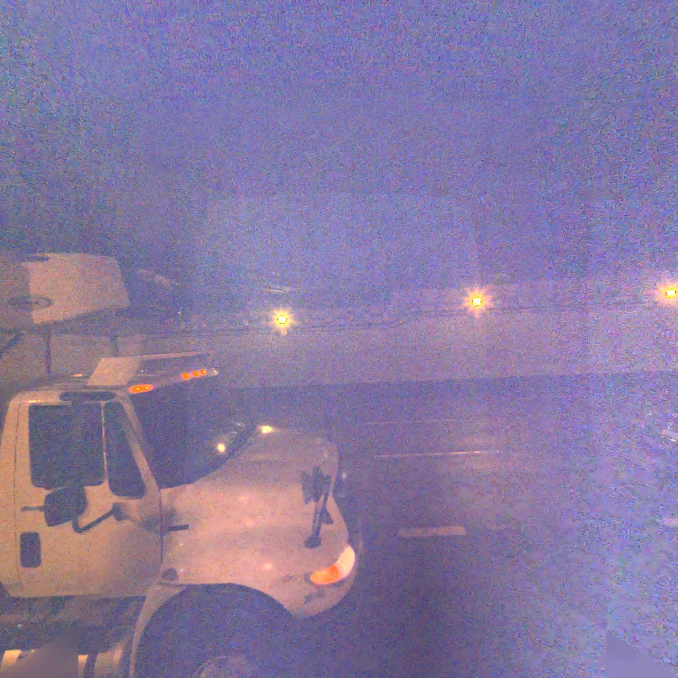
#> input picture HW1/hey/393408606.jpg, 2032 x 2032 px, given as the content of the folder cam_3, which was not available (shown at 1/3 size)
$ python smudges.py   (Python 2 division)   (older library calls are emulated)
#> lines starting #> are read from the running program, lines starting #| are printed output that depends on the picture; after the words box and inside, x2 and y2 are one past the last pixel; in counts of white or black regions, pixels touching at a corner belong together; long printed decimals are rounded; pictures that were not available may be replaced by others from this repository, and a replacement may not be noted
#!/usr/bin/python


image_split = 4
import cv2
from pathlib import Path
import glob
import numpy as np

path=Path(".")

path=path.glob("cam_3/*.jpg")

images=[]
finalarray=[]
backSub1 = cv2.createBackgroundSubtractorMOG2()
backSub2 = cv2.createBackgroundSubtractorKNN()
backSub3 = cv2.bgsegm.createBackgroundSubtractorMOG()
# path=Path(".")
# files=(path.glob(("hey/*.jpg")).sort()
# print(files)

filenames = glob.glob("cam_3/*.jpg")
filenames.sort()

#images = [cv2.imread(img) for img in filenames]
# for img in images:
#     print img

for imagepath in filenames:
		img=cv2.imread(str(imagepath))
#> img is the input picture: shape (2032, 2032, 3); mean B, G, R 161.1, 121.4, 135.8
		print(imagepath)
		#img=cv2.cvtColor(img,cv2.COLOR_BGR2GRAY)
		img=cv2.resize(img,(400,400))
#> img: shape (400, 400, 3)
		images.append(img)

for i in images:
	img_yuv = cv2.cvtColor(i, cv2.COLOR_BGR2YUV)

# equalize the histogram of the Y channel
	img_yuv[:,:,0] = cv2.equalizeHist(img_yuv[:,:,0])

# convert the YUV image back to RGB format
	img_output = cv2.cvtColor(img_yuv, cv2.COLOR_YUV2BGR)
	img_output = cv2.cvtColor(img_output,cv2.COLOR_BGR2GRAY)

	median = cv2.medianBlur(img_output,3)
	height, width, channels = img.shape
	median1 = img_output[:width/2,:height/2]
	median2 = img_output[:width/2,height/2:]
	median3 = img_output[width/2:,:height/2]
	median4 = img_output[width/2:,height/2:]

	mean1 = (median[:width/2,:height/2]).mean()
	mean2 = (median[:width/2,height/2:]).mean()
	mean3 = (median[width/2:,:height/2]).mean()
	mean4 = (median[width/2:,height/2:]).mean()
	print(mean1)

	ret1,thresh1 = cv2.threshold(median1,mean1-(mean1/4),255,cv2.THRESH_BINARY)
	ret2,thresh2 = cv2.threshold(median2,mean2-(mean2/4),255,cv2.THRESH_BINARY)
	ret3,thresh3 = cv2.threshold(median3,mean3-(mean3/4),255,cv2.THRESH_BINARY)
	ret4,thresh4 = cv2.threshold(median4,mean4-(mean4/4),255,cv2.THRESH_BINARY)
	# [4 lines of commented-out code are left out]
	final1 = np.concatenate((thresh1, thresh2), axis=1)
	final2 = np.concatenate((thresh3, thresh4), axis=1)
	final = np.concatenate((final1, final2), axis=0)
	final = cv2.medianBlur(final,5)
	finalarray.append(final)
#> this loop made 1 pass
#> (height, width, channels, mean1, mean2, mean3, mean4, ret1) on pass 1: (400, 400, 3, 130.7, 140.2, 117.3, 131, 98)
#| 130.719
#> pass 1, `median = cv2.medianBlur(img_output,3)`:
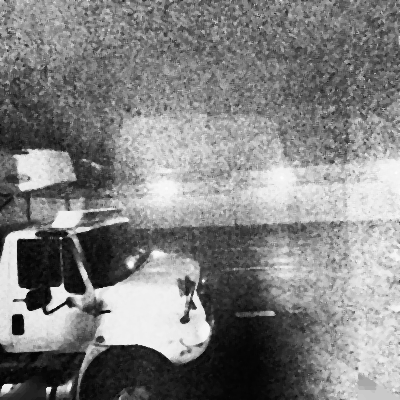
#> median: shape (400, 400); min 3, max 253, mean 129.8
#> after the loop: img_yuv: shape (400, 400, 3); mean of channels 0, 1, 2 129.5, 143.2, 132.9
#> after the loop:
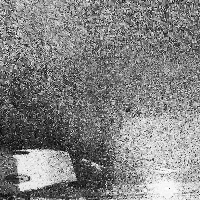
#> median1: shape (200, 200); min 3, max 254, mean 130.2
#> after the loop:
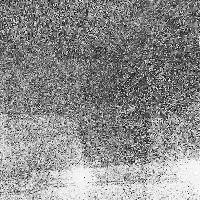
#> median2: shape (200, 200); min 5, max 254, mean 139.4
#> after the loop:
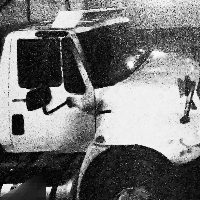
#> median3: shape (200, 200); min 1, max 253, mean 117.5
#> after the loop:
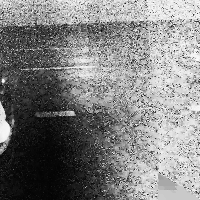
#> median4: shape (200, 200); min 2, max 253, mean 128.5
#> after the loop, finalarray = 1 item
	# [31 lines of commented-out code are left out]

smear_min_r =  5
smear_max_r =  11
smear_min_a =  3.14*smear_min_r**2
smear_max_a =  3.14*smear_max_r**2
avg = np.zeros((400,400),np.float)
count = 0

for i in range(len(images)):
	avg += np.array(finalarray[i],dtype=np.float)
	count +=1
	if count == 40:
		newavg = avg/count
		newavg = np.array(np.round(newavg),dtype=np.uint8)
		threshnew = cv2.adaptiveThreshold(newavg,255,cv2.ADAPTIVE_THRESH_GAUSSIAN_C,cv2.THRESH_BINARY, 89, 89)
		# ret,threshnew = cv2.threshold(final,200,255,cv2.THRESH_BINARY)
		newinv = cv2.bitwise_not(threshnew)
		avg -= np.array(finalarray[i-40],dtype=np.float)
		count = count - 1
	else:
		newavg = avg/count
		newavg = np.array(np.round(newavg),dtype=np.uint8)
		threshnew = cv2.adaptiveThreshold(newavg,255,cv2.ADAPTIVE_THRESH_GAUSSIAN_C,cv2.THRESH_BINARY, 89, 89)
		# ret,threshnew = cv2.threshold(final,200,255,cv2.THRESH_BINARY)
		newinv = cv2.bitwise_not(threshnew)

	#newinv = cv2.medianBlur(newinv,5)
	kernel = np.ones((8,8),np.uint8)
	newinv =  cv2.erode(newinv, kernel)
	newinv =  cv2.dilate(newinv, kernel)
	#Contours
	_,contours,_ = cv2.findContours(newinv,cv2.RETR_TREE,cv2.CHAIN_APPROX_SIMPLE)
	if(i == 70):
		cv2.imwrite("/home/jordan/Desktop/mask5.jpg", newinv)
	if contours:
		if (cv2.contourArea(contours[0])>smear_min_a and cv2.contourArea(contours[0])<smear_max_a):
			smudge = cv2.drawContours(images[i],contours,-1,(0,255,0),2)
			cv2.imshow('contour', smudge)
			cv2.waitKey(0)

	cv2.imshow('zefsothresh',newavg)
	cv2.imshow('invvv', newinv)
	cv2.imshow('final',images[i])
	# cv2.imshow('cover',coverblur)
	cv2.waitKey(0)
#> this loop made 1 pass
#> count on pass 1: 1
#> pass 1, `avg += np.array(finalarray[i],dtype=np.float)`:
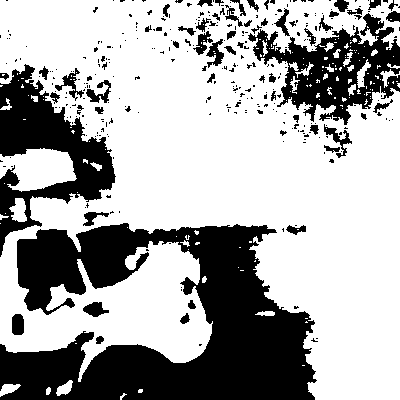
#> avg: shape (400, 400) float64; 66.5% white; 330 black regions (271 under 20 px), largest, box (x1, y1, x2, y2) and area: (0, 223, 317, 400) 32245, (0, 64, 116, 257) 8469, (248, 13, 400, 125) 7279
#> after the loop:
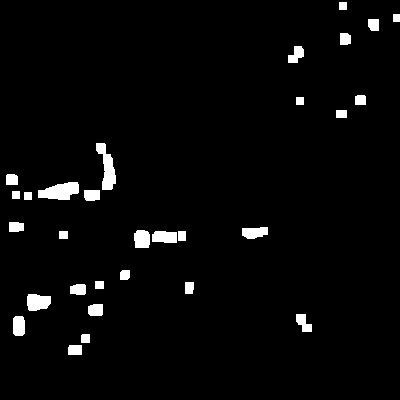
#> newinv: shape (400, 400); 3% white; 30 white regions, largest, box (x1, y1, x2, y2) and area: (38, 182, 79, 200) 521, (96, 143, 116, 190) 491, (27, 294, 51, 311) 337
#> after the loop, count = 1
